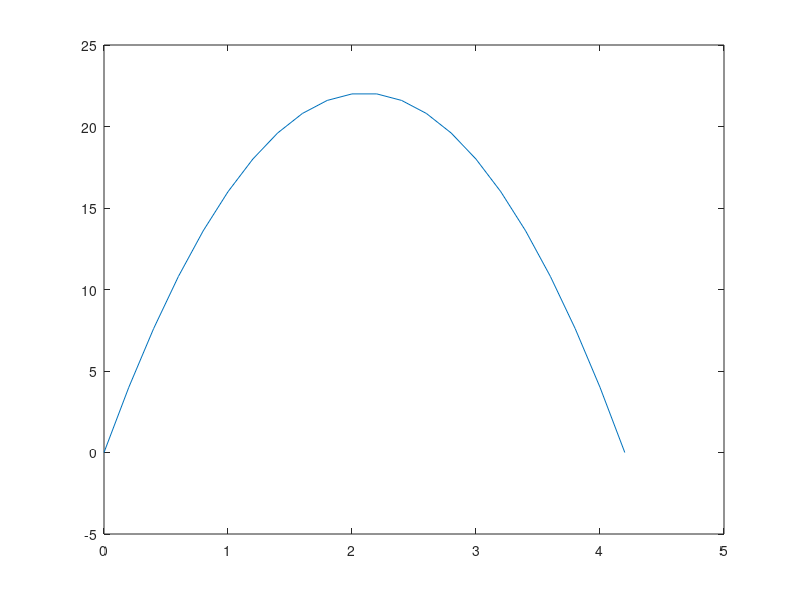

Write MATLAB code to recreate this figure.
clear all;
clc;
v0=20;
dt=0.2;
p(1)=0.0;
pos=p(1);
t(1)=0.0;
a=-10;
i=1;
while(pos>=0)
    i=i+1;
    v=a*t(i-1)+v0;
    p(i)=p(i-1)+dt*v;
    t(i)=t(i-1)+dt;
    pos=p(i);
end
plot(t,p)